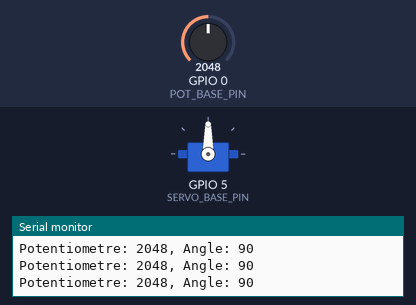
Bench run of a sketch on a simulated ESP32. Shown: servo, the last lines printed to the serial monitor. The test bench sets the inputs (shaded band); at power-on: GPIO 0 (POT_BASE_PIN) = 2048.

Above: at 2.2 s.
2.3 s: GPIO 0 (POT_BASE_PIN) set to 2866
At 3.3 s:
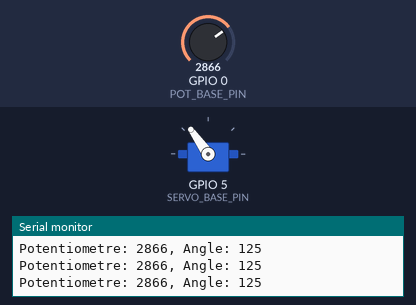
3.8 s: GPIO 0 (POT_BASE_PIN) set to 3603
At 4.8 s:
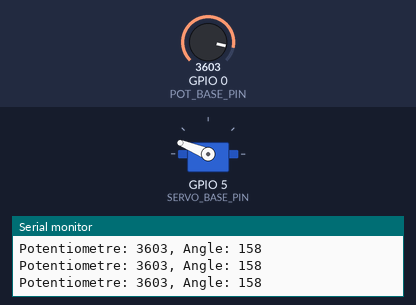
5.3 s: GPIO 0 (POT_BASE_PIN) set to 4095
At 6.3 s:
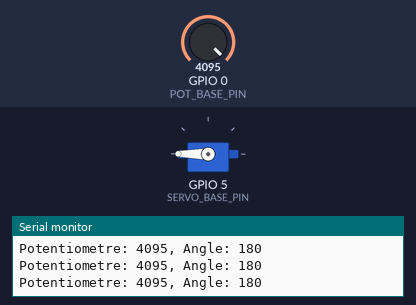
6.8 s: GPIO 0 (POT_BASE_PIN) set to 1228
At 7.8 s:
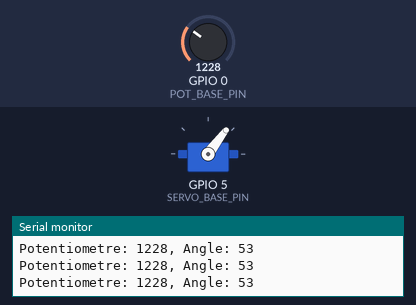
8.3 s: GPIO 0 (POT_BASE_PIN) set to 491
At 9.3 s:
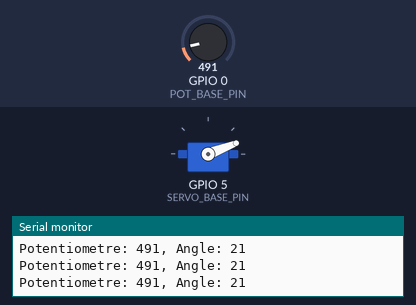
9.8 s: GPIO 0 (POT_BASE_PIN) set to 0
At 10.1 s:
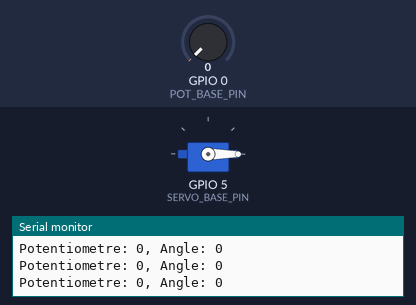
Timing chart, 0 to 12.3 s (numbered marks = the images above; inputs shaded):
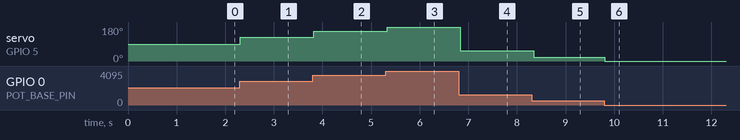

Measured:
- after the input at 2.3 s, servo on GPIO 5 (SERVO_BASE_PIN): 90° → 125° at once
- after the input at 3.8 s, servo on GPIO 5 (SERVO_BASE_PIN): 125° → 158° at once
- after the input at 5.3 s, servo on GPIO 5 (SERVO_BASE_PIN): 158° → 180° at once
- after the input at 6.8 s, servo on GPIO 5 (SERVO_BASE_PIN): 180° → 53° at once
- after the input at 8.3 s, servo on GPIO 5 (SERVO_BASE_PIN): 53° → 21° after 0.05 s
- after the input at 9.8 s, servo on GPIO 5 (SERVO_BASE_PIN): 21° → 0° at once

The sketch:

CampsTI_Defi1.ino
```cpp
// Ajout des bibliothèques de code nécessaire    (LUDOVIC PAREMTEAU)
#include <Arduino.h>  // Bibliothèque de base Arduino/ESP32
#include <ESP32Servo.h> // Bibliothèque pour le contrôle des moteurs

// Déclaration des PINs utilisées (voir schéma électrique)
#define POT_BASE_PIN 0
#define SERVO_BASE_PIN 5

// Définition de l'objet Servo pour la base
Servo BaseServo;

void setup() {
  // Initialise la communication USB avec l'ordinateur
  Serial.begin(115200);
  delay(1000); // Delai d'une seconde

  // Initialise l'entrée (INPUT) pour lire la valeur du potentiomètre
  pinMode(POT_BASE_PIN, INPUT);

  // Initialise le moteur de la pince
  BaseServo.attach(SERVO_BASE_PIN);
}

void loop() {
  // Variable de commande moteur
  int pot1_cmd = 0;

  // Lecture de la valeur du capteur
  int pot1Value = analogRead(POT_BASE_PIN);

  // Limiter l'action entre 0 et 180 degrés du moteur
  pot1_cmd = map(pot1Value, 0, 4095, 0, 180);

  // Afficher les valeurs sur le moniteur série
  Serial.println("Potentiometre: " + String(pot1Value) + ", Angle: " + String(pot1_cmd));

  // Envoie de la commande moteur
  BaseServo.write(pot1_cmd);
  delay(50);
}


/*
Mission supplémentaire : Ajoute l'épaule et le coude !

Maintenant que tu as réussi à faire bouger la base, ton objectif est de modifier ce
code pour ajouter 2 autres potentiomètres (POT_EPAULE_PIN sur la broche
1, et POT_COUDE_PIN sur la broche 3). Sers-toi de l’exemple de la base pour
déclarer tes moteurs, les attacher dans le Setup, et lire leurs valeurs dans la Loop !
*/
```
